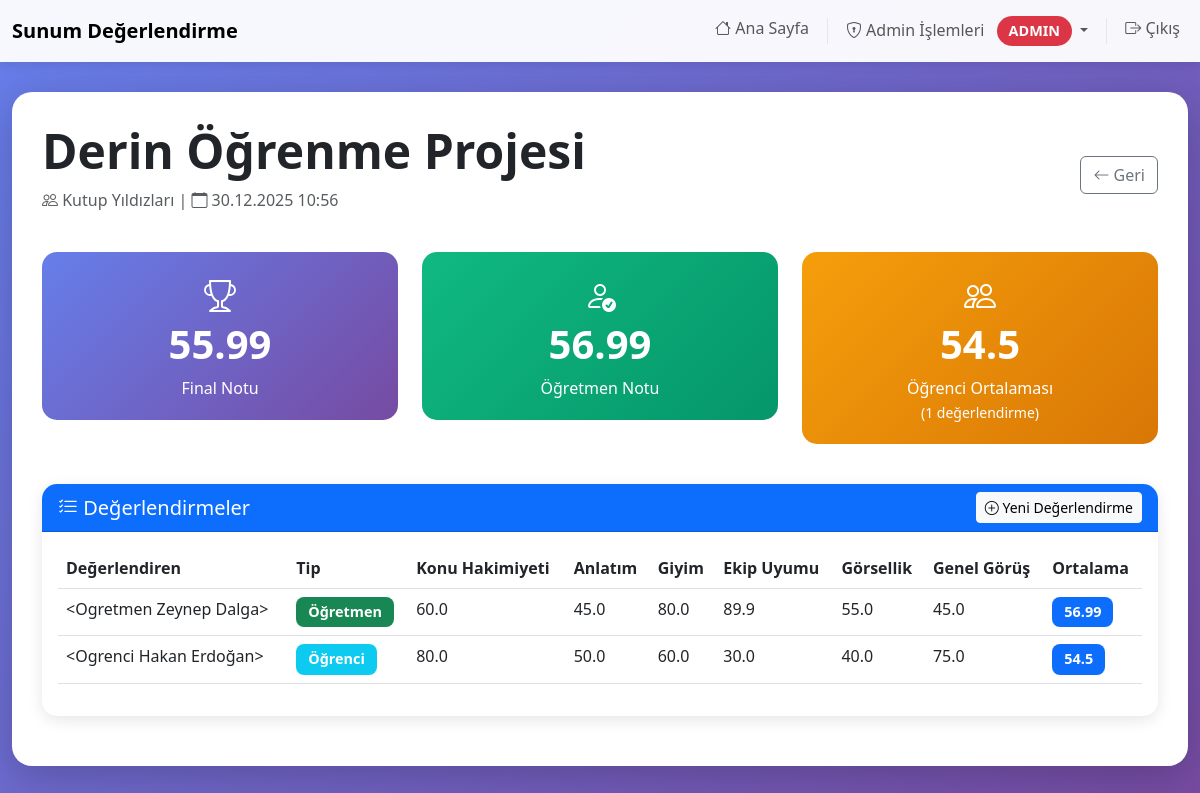
The page /sunum/1 (signed in) on the database its author committed.
### sunum_app/models.py (models this page shows, shortened)
class Sunum(db.Model):
    id = db.Column(db.Integer, primary_key=True)
    baslik = db.Column(db.String(200), nullable=False)
    aciklama = db.Column(db.Text)
    sunum_tarihi = db.Column(db.DateTime, nullable=False, default=datetime.utcnow)
    ekip_id = db.Column(db.Integer, db.ForeignKey("ekip.id"), nullable=False)
    degerlendirmeler = db.relationship(
        "Degerlendirme", backref="sunum", lazy=True, cascade="all, delete-orphan"
    )

class Ekip(db.Model):
    id = db.Column(db.Integer, primary_key=True)
    isim = db.Column(db.String(200), nullable=False)
    aciklama = db.Column(db.Text)
    ogrenciler = db.relationship("Ogrenci", backref="ekip", lazy=True)
    sunumlar = db.relationship("Sunum", backref="ekip", lazy=True)

class Degerlendirme(db.Model):
    id = db.Column(db.Integer, primary_key=True)
    sunum_id = db.Column(db.Integer, db.ForeignKey("sunum.id"), nullable=False)
    degerlendiren_tipi = db.Column(db.String(10), nullable=False)
    degerlendiren_ogrenci_id = db.Column(db.Integer, db.ForeignKey("ogrenci.id"), nullable=True)
    degerlendiren_ogretmen_id = db.Column(db.Integer, db.ForeignKey("ogretmen.id"), nullable=True)
    konu_hakimiyeti = db.Column(db.Float, nullable=False)
    anlatim = db.Column(db.Float, nullable=False)
    giyim = db.Column(db.Float, nullable=False)
    ekip_uyumu = db.Column(db.Float, nullable=False)
    gorsellik = db.Column(db.Float, nullable=False)
    genel_gorus = db.Column(db.Float, nullable=False)
    yorum = db.Column(db.Text)
    __table_args__ = (
        db.UniqueConstraint("sunum_id", "degerlendiren_ogrenci_id", name="unique_ogrenci_degerlendirme"),
        db.UniqueConstraint("sunum_id", "degerlendiren_ogretmen_id", name="unique_ogretmen_degerlendirme"),
    )
    def degerlendiren_adi(self) -> str:
        if self.degerlendiren_tipi == "ogrenci" and self.degerlendiren_ogrenci:
            return str(self.degerlendiren_ogrenci)
        if self.degerlendiren_tipi == "ogretmen" and self.degerlendiren_ogretmen:
            return str(self.degerlendiren_ogretmen)
        return "Bilinmeyen"

class Ogretmen(db.Model):
    id = db.Column(db.Integer, primary_key=True)
    ad = db.Column(db.String(100), nullable=False)
    soyad = db.Column(db.String(100), nullable=False)
    unvan = db.Column(db.String(50))
    yaptigi_degerlendirmeler = db.relationship(
        "Degerlendirme", backref="degerlendiren_ogretmen", lazy=True
    )
    @property
    def tam_ad(self) -> str:
        return f"{self.ad} {self.soyad}"
    def __repr__(self) -> str:
        return f"<Ogretmen {self.tam_ad}>"

class Ogrenci(db.Model):
    id = db.Column(db.Integer, primary_key=True)
    ad = db.Column(db.String(100), nullable=False)
    soyad = db.Column(db.String(100), nullable=False)
    numara = db.Column(db.String(20), unique=True, nullable=False)
    ekip_id = db.Column(db.Integer, db.ForeignKey("ekip.id"), nullable=True)
    yaptigi_degerlendirmeler = db.relationship(
        "Degerlendirme", backref="degerlendiren_ogrenci", lazy=True
    )
    @property
    def tam_ad(self) -> str:
        return f"{self.ad} {self.soyad}"
    def __repr__(self) -> str:
        return f"<Ogrenci {self.tam_ad}>"

### sunum_app/controllers.py (the view)
class SunumDetayView(MethodView):
    def get(self, sunum_id: int):
        sunum = Sunum.query.get_or_404(sunum_id)
        servis = NotHesaplamaServisi()
        final_not_bilgisi = servis.hesapla_final_notu(sunum)
        degerlendirmeler = (
            Degerlendirme.query.filter_by(sunum_id=sunum_id)
            .order_by(Degerlendirme.id.desc())
            .all()
        )
        degerlendirmeler_with_avg = [
            {"degerlendirme": d, "ortalama": servis.hesapla_agirlikli_ortalama(d)}
            for d in degerlendirmeler
        ]
        return render_template(
            "sunum_detay.html",
            sunum=sunum,
            final_not_bilgisi=final_not_bilgisi,
            degerlendirmeler_with_avg=degerlendirmeler_with_avg,
        )

### sunum_app/models.py (called while the page is built)
    @classmethod
    def get_aktif_ayarlar(cls) -> "Ayarlar":
        ayarlar = cls.query.filter_by(aktif=True).first()
        if not ayarlar:
            ayarlar = cls()
            db.session.add(ayarlar)
            db.session.commit()
        return ayarlar

### sunum_app/services/not_hesaplama.py (called while the page is built)
    @property
    def ayarlar(self) -> Ayarlar:
        if self._ayarlar is None:
            self._ayarlar = Ayarlar.get_aktif_ayarlar()
        return self._ayarlar

    def hesapla_agirlikli_ortalama(self, degerlendirme: Degerlendirme) -> float:
        a = self.ayarlar
        toplam = (
            (degerlendirme.konu_hakimiyeti * a.konu_hakimiyeti_agirlik / 100)
            + (degerlendirme.anlatim * a.anlatim_agirlik / 100)
            + (degerlendirme.giyim * a.giyim_agirlik / 100)
            + (degerlendirme.ekip_uyumu * a.ekip_uyumu_agirlik / 100)
            + (degerlendirme.gorsellik * a.gorsellik_agirlik / 100)
            + (degerlendirme.genel_gorus * a.genel_gorus_agirlik / 100)
        )
        return round(toplam, 2)

### templates/sunum_detay.html (shortened to what this page needs)
{% extends 'base.html' %}
{% block content %}
<div class="d-flex justify-content-between align-items-center mb-4">
    <div>
        <h1 class="display-5 fw-bold">{{ sunum.baslik }}</h1>
        <p class="text-muted">
            <i class="bi bi-people"></i> {{ sunum.ekip.isim }} |
            <i class="bi bi-calendar"></i> {{ sunum.sunum_tarihi.strftime('%d.%m.%Y %H:%M') }}
        </p>
    </div>
    <a href="{{ url_for('index') }}" class="btn btn-outline-secondary">
        <i class="bi bi-arrow-left"></i> Geri
    </a>
</div>
<div class="row mb-4">
    <div class="col-md-4 mb-3">
        <div class="stat-card">
            <i class="bi bi-trophy" style="font-size: 2rem;"></i>
            <h3>{% if final_not_bilgisi.final_notu %}{{ final_not_bilgisi.final_notu }}{% else %}--{% endif %}</h3>
            <p class="mb-0">Final Notu</p>
        </div>
    </div>
    <div class="col-md-4 mb-3">
        <div class="stat-card" style="background: linear-gradient(135deg, #10b981 0%, #059669 100%);">
            <i class="bi bi-person-check" style="font-size: 2rem;"></i>
            <h3>{% if final_not_bilgisi.ogretmen_notu %}{{ final_not_bilgisi.ogretmen_notu }}{% else %}--{% endif %}</h3>
            <p class="mb-0">Öğretmen Notu</p>
        </div>
    </div>
    <div class="col-md-4 mb-3">
        <div class="stat-card" style="background: linear-gradient(135deg, #f59e0b 0%, #d97706 100%);">
            <i class="bi bi-people" style="font-size: 2rem;"></i>
            <h3>{% if final_not_bilgisi.ogrenci_ortalama %}{{ final_not_bilgisi.ogrenci_ortalama }}{% else %}--{% endif %}</h3>
            <p class="mb-0">Öğrenci Ortalaması</p>
            <small>({{ final_not_bilgisi.degerlendirme_sayisi }} değerlendirme)</small>
        </div>
    </div>
</div>
<div class="card">
    <div class="card-header bg-primary text-white d-flex justify-content-between align-items-center">
        <h5 class="mb-0"><i class="bi bi-list-check"></i> Değerlendirmeler</h5>
        <a href="{{ url_for('degerlendirme_yap', sunum_id=sunum.id) }}" class="btn btn-light btn-sm">
            <i class="bi bi-plus-circle"></i> Yeni Değerlendirme
        </a>
    </div>
    <div class="card-body">
        {% if degerlendirmeler_with_avg %}
        <div class="table-responsive">
            <table class="table table-hover">
                <thead>
                    <tr>
                        <th>Değerlendiren</th>
                        <th>Tip</th>
                        <th>Konu Hakimiyeti</th>
                        <th>Anlatım</th>
                        <th>Giyim</th>
                        <th>Ekip Uyumu</th>
                        <th>Görsellik</th>
                        <th>Genel Görüş</th>
                        <th>Ortalama</th>
                    </tr>
                </thead>
                <tbody>
                    {% for item in degerlendirmeler_with_avg %}
                    {% set degerlendirme = item.degerlendirme %}
                    <tr>
                        <td>{{ degerlendirme.degerlendiren_adi() }}</td>
                        <td>
                            {% if degerlendirme.degerlendiren_tipi == 'ogretmen' %}
                                <span class="badge bg-success">Öğretmen</span>
                            {% else %}
                                <span class="badge bg-info">Öğrenci</span>
                            {% endif %}
                        </td>
                        <td>{{ degerlendirme.konu_hakimiyeti }}</td>
                        <td>{{ degerlendirme.anlatim }}</td>
                        <td>{{ degerlendirme.giyim }}</td>
                        <td>{{ degerlendirme.ekip_uyumu }}</td>
                        <td>{{ degerlendirme.gorsellik }}</td>
                        <td>{{ degerlendirme.genel_gorus }}</td>
                        <td>
                            <span class="badge bg-primary">{{ item.ortalama }}</span>
                        </td>
                    </tr>
                    {% endfor %}
                </tbody>
            </table>
        </div>
        {% endif %}
    </div>
</div>
{% endblock %}

### templates/base.html (style rules this page uses)
:root { --primary-color: #4f46e5; --secondary-color: #7c3aed; }
body { background: linear-gradient(135deg, #667eea 0%, #764ba2 100%); min-height: 100vh; font-family: 'Segoe UI', Tahoma, Geneva, Verdana, sans-serif; }
.card { border: none; border-radius: 15px; box-shadow: 0 4px 15px rgba(0,0,0,0.1); transition: transform 0.3s; margin-bottom: 20px; }
.stat-card { background: linear-gradient(135deg, #667eea 0%, #764ba2 100%); color: white; border-radius: 15px; padding: 20px; text-align: center; }
.stat-card h3 { font-size: 2.5rem; font-weight: bold; }
.card-header { border-radius: 15px 15px 0 0 !important; }
.badge { padding: 8px 12px; border-radius: 8px; font-size: 0.9rem; }

### rows shown on the page
Sunum: baslik "Derin Öğrenme Projesi", sunum_tarihi "30.12.2025 10:56"
Ekip: ekip.isim "Kutup Yıldızları"
Degerlendirme: degerlendiren_adi "<Ogretmen Zeynep Dalga>", konu_hakimiyeti "60.0", anlatim "45.0", giyim "80.0", ekip_uyumu "89.9", gorsellik "55.0", genel_gorus "45.0"
Degerlendirme: degerlendiren_adi "<Ogrenci Hakan Erdoğan>", konu_hakimiyeti "80.0", anlatim "50.0", giyim "60.0", ekip_uyumu "30.0", gorsellik "40.0", genel_gorus "75.0"

### other values the page prints
{{ final_not_bilgisi.final_notu }} "55.99"
{{ final_not_bilgisi.ogretmen_notu }} "56.99"
{{ final_not_bilgisi.ogrenci_ortalama }} "54.5"
{{ final_not_bilgisi.degerlendirme_sayisi }} "1"
{{ item.ortalama }} "56.99" "54.5"
